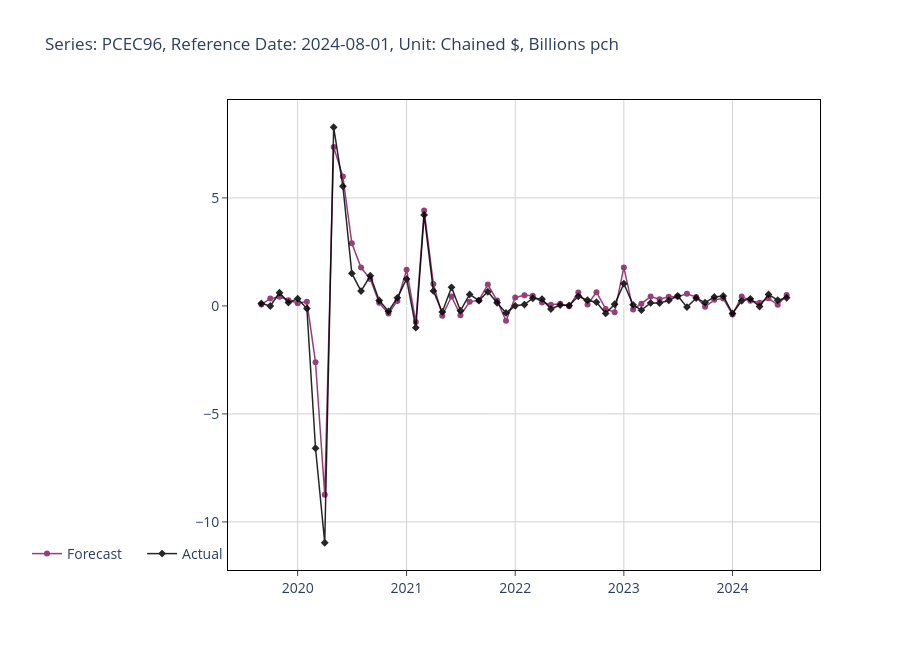
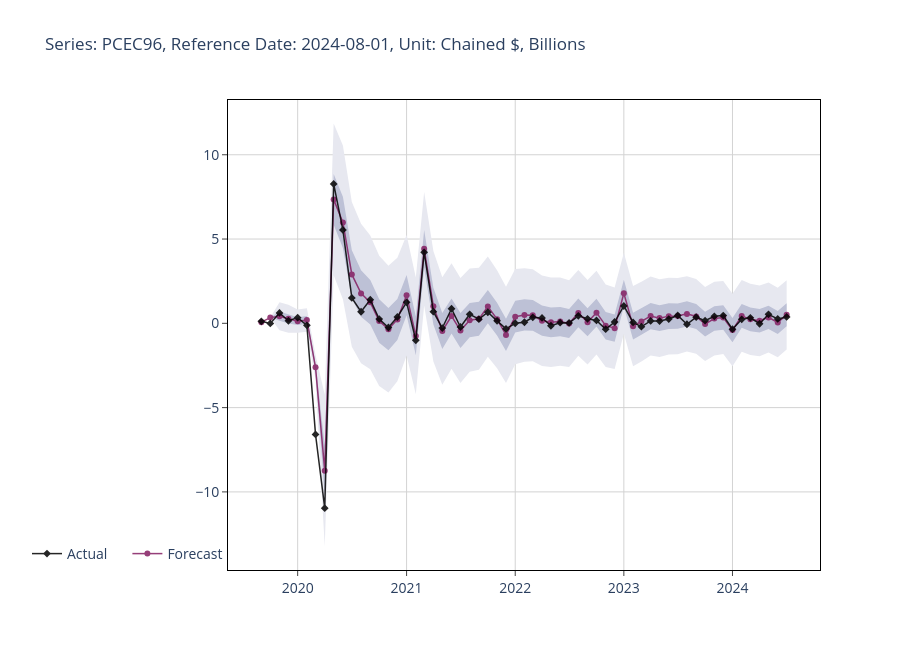
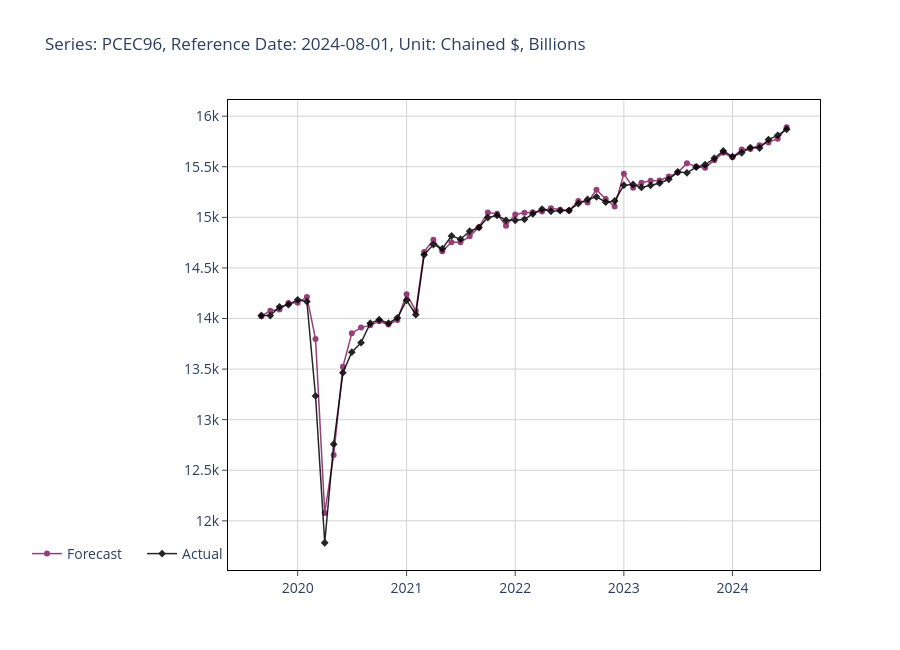
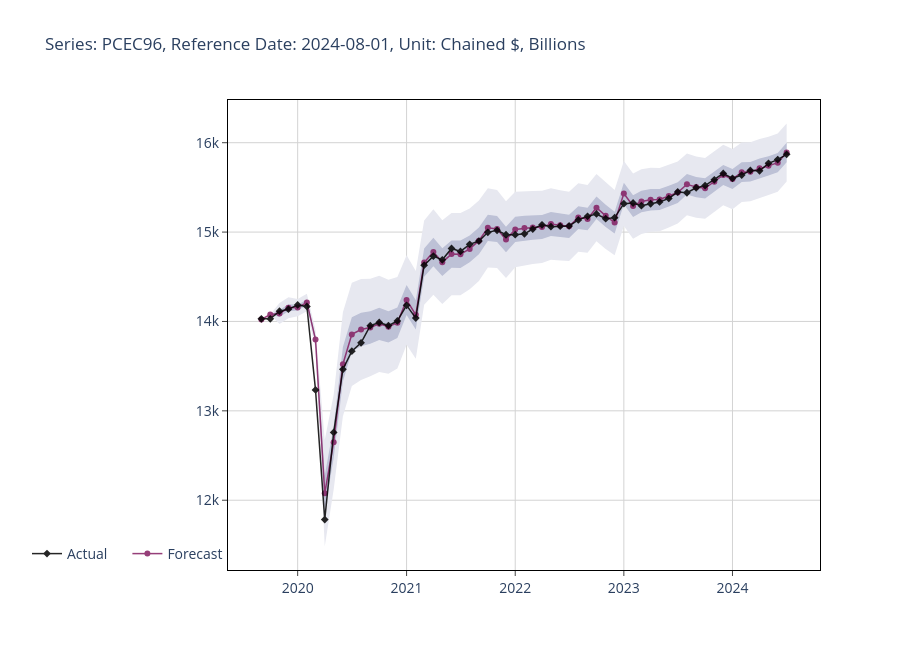

Source (notebook cell) for these figures, in order:
### Code cell
ds_spec = pd.read_csv("../data/02_intermediate/variable.csv")
ds_base = pd.read_parquet("../data/02_intermediate/non_transformed_data.parquet")

# Example usage
best_model_result = estimate_automl(
    ds=ds,
    ds_base=ds_base,
    spec=ds_spec,
    ref_date_col="ReferenceDate",
    series_name=series_name,
    reference_date=reference_date,
    n_periods=n_periods,
)

# Print the best model's details
print("===== Best Model Details =====")
print(f"Model                     : {best_model_result['best_model']}")
print(f"Reference Date            : {reference_date}")
print(f"Forecast                  : {best_model_result['pred_']['forecast']:.4f}")
print(f"R-Squared (R²)            : {best_model_result['r_squared']:.4f}")
print(f"Mean Absolute Percentage Error (MAPE): {best_model_result['mape']:.2f}%")
print(f"Root Mean Square Error (RMSE) : {best_model_result['rmse']:.4f}")

formula = ds_spec.loc[ds_spec["seriesid"] == series_name]["transformation"].item()
unit = ds_spec.loc[ds_spec["seriesid"] == series_name]["units"].item()

dt = best_model_result['pred_']['backcast'].index
pred1 = best_model_result['pred_']['backcast']
actual1 = best_model_result['actual'].loc[dt]
bounds = calculate_conf_bounds(pred1, actual1)

plot_prediction(
    dt=dt,
    y_pred=pred1,
    y_actual=actual1,
    mode="lines+markers",
    title=f"Series: {series_name}, Reference Date: {reference_date}, Unit: {unit} {formula}",
    )
plot_prediction(
    dt=dt,
    y_pred=pred1,
    y_actual=actual1,
    mode="lines+markers",
    lower1=bounds["L1"],
    upper1=bounds["U1"],
    lower2=bounds["L2"],
    upper2=bounds["U2"],
    title=f"Series: {series_name}, Reference Date: {reference_date}, Unit: {unit}",
    )

transf_pred = pd.concat([
    best_model_result["pred_"]["backcast"],
    pd.Series(
        best_model_result["pred_"]["forecast"],
        index=[pd.to_datetime(best_model_result["pred_"]["reference_date"])],
    )
    ])
transf_actual = best_model_result["actual"]


Rhat, Time, cutoff_date = cast_to_base_unit(ds_base, ds_spec, series_name, transf_pred, dtype="pred")
R, _, _ = cast_to_base_unit(ds_base, ds_spec, series_name, transf_actual, dtype="actual")

# TBC
header = [series_name]
Rhat_df = pd.DataFrame(Rhat, columns=header, index=Time)
R_df = pd.DataFrame(R, columns=header, index=Time)

reference_date = pd.to_datetime(reference_date).date()
retr_forecast = Rhat_df.loc[reference_date].item()
retr_actual = R_df.loc[reference_date].item()

print("\n===== Forecast vs Actual =====")
print(f"Reference Date            : {reference_date}")
print(f"Forecast                  : {best_model_result['pred_']['forecast']:.4f}")
print(f"Forecast (retransformed)  : {retr_forecast:,.2f}")
print(f"Actual Release            : {retr_actual:,.2f}")
print(f"Percentage Error (Level)  : {(retr_forecast - retr_actual) / retr_actual:.2%}")

Z_df = pd.DataFrame(ds[series_name], columns=header, index=Time)

pred2 = Rhat_df.loc[dt][series_name]
actual2 = R_df.loc[dt][series_name]

plot_prediction(
    dt=dt,
    y_pred=pred2,
    y_actual=actual2,
    mode="lines+markers",
    title=f"Series: {series_name}, Reference Date: {reference_date}, Unit: {unit}",
    )

bounds_level = {}
for key, value in bounds.items():
    data, dt_, _ = cast_to_base_unit(ds_base, ds_spec, series_name, value, dtype="pred")
    tmp = pd.Series(data.reshape(1, -1)[0], index=dt_)
    bounds_level[key] = tmp.loc[dt]


plot_prediction(
    dt=dt,
    y_pred=pred2,
    y_actual=actual2,
    lower1=bounds_level["L1"],
    upper1=bounds_level["U1"],
    lower2=bounds_level["L2"],
    upper2=bounds_level["U2"],
    mode="lines+markers",
    title=f"Series: {series_name}, Reference Date: {reference_date}, Unit: {unit}",
    )
